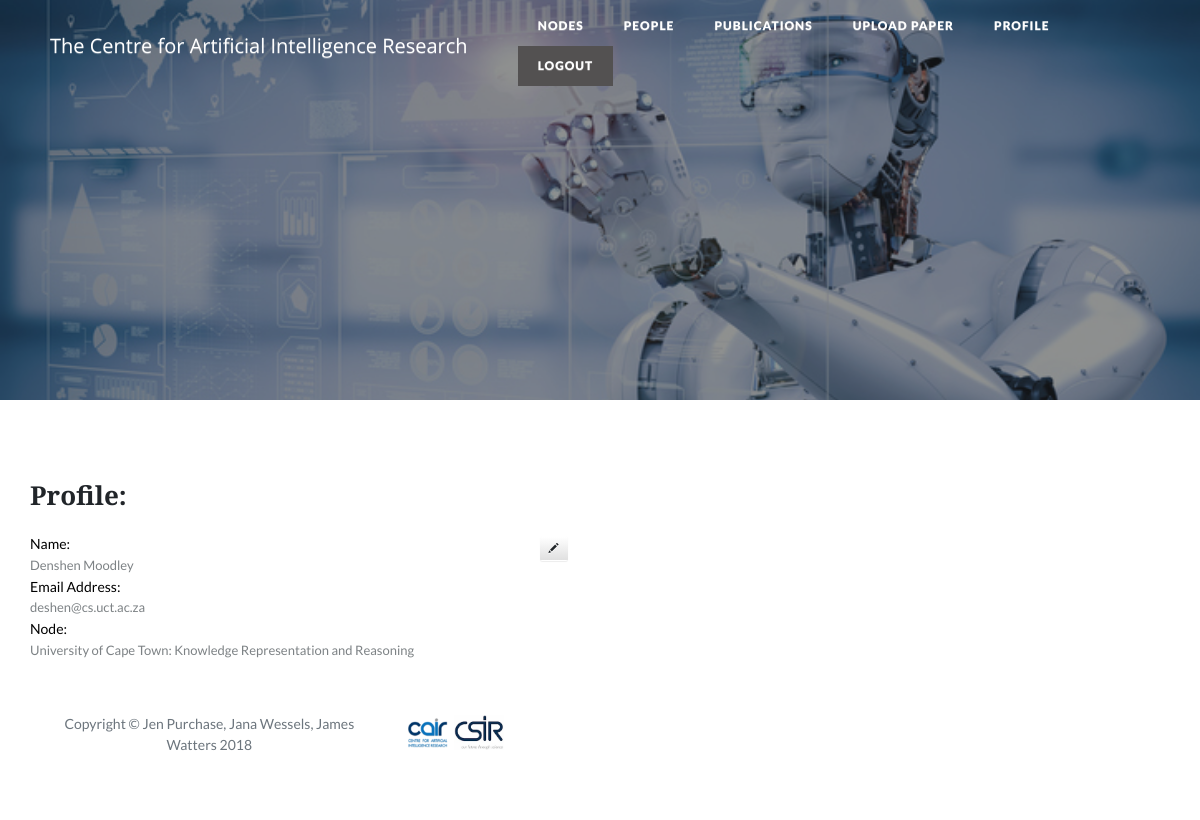
The app's page /users/user/ (signed in) with its own data.
### users/models.py (models this page shows)
class CustomUser(AbstractUser):
    MEMBER = '0'
    AUTHOR = '1'
    NODEADMIN = '2'
    GLOBALADMIN = '3'
    ROLES =(
        (MEMBER, 'Member'),
        (AUTHOR, 'Author'),
        (NODEADMIN, 'Node Admin'),
        (GLOBALADMIN, 'Global Admin')
    )
    IDNumber = models.IntegerField(default=0)
    Node = models.ForeignKey('nodes.Node', null=True, on_delete=models.CASCADE)
    Role = models.CharField(default=0, choices=ROLES, max_length=20)
    def __str__(self):
        return self.first_name+ " "+self.last_name

### nodes/models.py (models this page shows)
class Node(models.Model):
    NodeID = models.CharField(default=None,max_length=10, null=True, blank=True,)
    Name = models.CharField(default=' ', max_length=200)
    Location = models.CharField(default=' ', max_length=200)
    Description = models.TextField(default=' ', max_length=10000)
    def __str__(self):
        return self.Location +": "+self.Name

### users/views.py (the view)
# urls.py: url('user/', views.user_detail, name='user_detail'),
def user_detail(request):
    user = request.user
    return render(request, 'user_detail.html', {'user': user})

### templates/user_detail.html (shortened to what this page needs)
<!DOCTYPE html>
<html>
<head>
    {% load staticfiles %}
    {% load static %}
    <link rel="stylesheet" href="{% static 'assets\css\bootstrap.min.css' %}">
    <link rel="stylesheet" href="https://cdnjs.cloudflare.com/ajax/libs/font-awesome/4.7.0/css/font-awesome.min.css">
    <link rel="stylesheet" href="https://cdnjs.cloudflare.com/ajax/libs/lightbox2/2.8.2/css/lightbox.min.css">
    <link rel="stylesheet" href="{% static 'assets\css\styles.min.css' %}">
    <link rel="stylesheet" href="//maxcdn.bootstrapcdn.com/bootstrap/3.2.0/css/bootstrap.min.css">
    <link rel="stylesheet" href="//maxcdn.bootstrapcdn.com/bootstrap/3.2.0/css/bootstrap-theme.min.css">
    <link rel="stylesheet" href="https://maxcdn.bootstrapcdn.com/bootstrap/4.0.0-beta/css/bootstrap.min.css">
</head>
<body>
    <nav class="navbar navbar-light navbar-expand-lg fixed-top" id="mainNav">
        <div class="container"><a class="navbar-brand" href="{% url 'home' %}" style="font-size:20px;'Merriweather Sans', sans-serif; font-weight: normal;">The Centre for Artificial Intelligence Research&nbsp;<br></a>
            <div class="collapse navbar-collapse" id="navbarResponsive">
                <ul class="nav navbar-nav ml-auto" style="font-family:Lato, sans-serif;">
                    <li class="nav-item" role="presentation"><a class="nav-link" href="{% url 'node' %}">Nodes</a></li>
                    <li class="nav-item" role="presentation"><a class="nav-link" href="{% url 'people' %}">People</a></li>
                    <li class="nav-item" role="presentation"><a class="nav-link" href="{% url 'publications' %}">Publications</a></li>
                    {% if user.is_authenticated %}
                        {% ifequal user.Role "1" %}
                        <li class="nav-item" role="presentation"><a class="nav-link" href="{% url 'paperupload' %}">Upload Paper</a></li>
                        {% endifequal %}
                        <li class="nav-item" role="presentation"><a class="nav-link" href="{% url 'user_detail' %}">Profile</a></li>
                        <li class="nav-item" role="presentation"><a class="nav-link" href="{% url 'logout' %}" style="background-color:#535151;">Logout</a></li>
                    {% else %}
                          <li class="nav-item" role="presentation"><a class="nav-link" href="{% url 'login' %}" style="background-color:#535151;">Login</a></li>
                    {% endif %}
                </ul>
            </div>
        </div>
    </nav>
    <header class="masthead" style="background-image:url({% static 'assets/img/mapman.jpeg' %});background-position:center;">
        <div class="overlay"></div>
        <div class="container">
            <div class="row">
                <div class="col-md-10 col-lg-8 mx-auto">
                    <div class="site-heading">
                    </div>
                </div>
            </div>
        </div>
    </header>
    <div class="container">
        <div class="row">
            <div class="post">
                    <a href="{% url 'user_detail'%}">
                        <div class="post-preview">
                            <a href="#">
                                <h2 class="post-title" style=" font-family: Merriweather Sans, sans-serif; font-size:26px; font-weight: 800;">Profile:<br></h2>
                            </a>
                        </div>
                        <div class="post-preview">
                            <a href="#">
                                <br>
                                <a class="btn btn-default" style="float: right;" href="{% url 'user_edit'%}"><span class="glyphicon glyphicon-pencil"></span></a>
                                <h3 class="post-subtitle" style="font-family:Lato, sans-serif;font-size:14px;color:rgb(0,0,0);font-weight:normal;">Name:</h3>
                                <h3 class="post-subtitle" style="font-family:Lato, sans-serif;font-size:13px;font-weight:normal;color:#7d8285;">{{ user}}<br></h3>
                                <h3 class="post-subtitle" style="font-family:Lato, sans-serif;font-size:14px;color:rgb(0,0,0);font-weight:normal;">Email Address:</h3>
                                <h3 class="post-subtitle" style="font-family:Lato, sans-serif;font-size:13px;font-weight:normal;color:#7d8285;">{{ user.email}}<br></h3>
                                <h3 class="post-subtitle" style="font-family:Lato, sans-serif;font-size:14px;color:rgb(0,0,0);font-weight:normal;">Node:</h3>
                                <h3 class="post-subtitle" style="font-family:Lato, sans-serif;font-size:13px;font-weight:normal;color:#7d8285;">{{ user.Node}}<br></h3>
                    </a>
                </div>
    <footer>
        <div class="container">
            <div class="row">
                <div class="col-md-10 col-lg-8 mx-auto">
                    <p class="text-center text-muted copyright" style="font-family: Lato;font-size:14px;">Copyright&nbsp;©&nbsp;Jen Purchase, Jana Wessels, James Watters 2018</p>
                </div>
                <div
                        class="col"><img src="{% static 'assets/img/cair-logo_3.png' %}" width="50" style="background-image:url(&quot;/assets/img/csir.jpg?h=6fd4231655dcb2277522636f12c9ce9d&quot;);"><img src="{% static 'assets/img/csir.jpg' %}" width="50" style="background-image:url(&quot;/assets/img/csir.jpg?h=6fd4231655dcb2277522636f12c9ce9d&quot;);">
                </div>
            </div>
        </div>
     </footer>
</body>
</html>

### records on screen
CustomUser: first_name+last_name "Denshen Moodley", email "deshen@cs.uct.ac.za", Node "University of Cape Town: Knowledge Representation and Reasoning"
